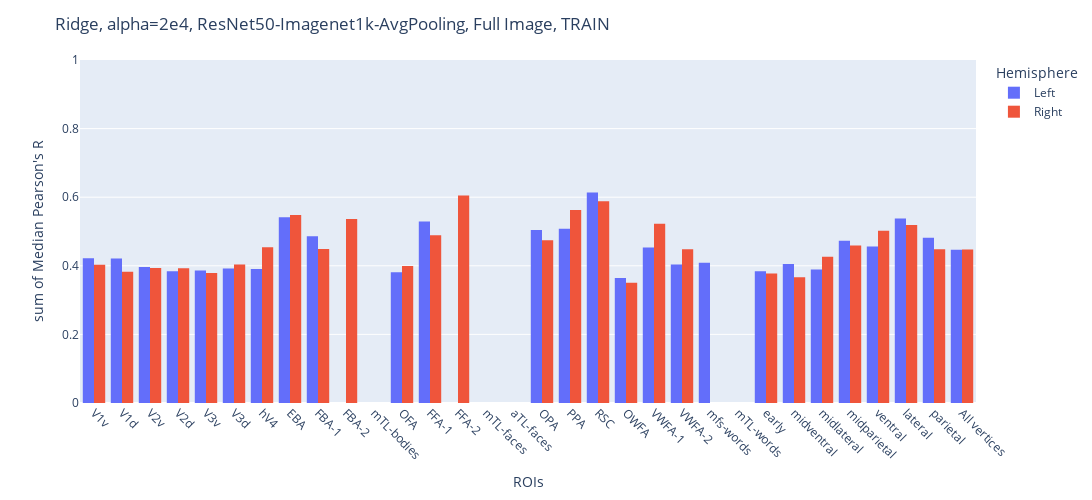

The cell this chart's notebook holds for it:
### Code cell
histogram(DATA_PATH, lh_correlation_train, rh_correlation_train,
          "Ridge, alpha=2e4, ResNet50-Imagenet1k-AvgPooling, Full Image, TRAIN", "./img/ridge_resnet50_full_img_alpha_2e4/")

### Figure 1 — Plotly figure (JSON) as saved in the notebook; plotly's stock layout.template omitted (floating-point values rounded to 4 significant figures)
{"data": [{"alignmentgroup": "True", "bingroup": "x", "histfunc": "sum", "hovertemplate": "Hemisphere=Left<br>ROIs=%{x}<br>sum of Median Pearson's R=%{y}<extra></extra>", "legendgroup": "Left", "marker": {"color": "#636efa", "pattern": {"shape": ""}}, "name": "Left", "offsetgroup": "Left", "orientation": "v", "showlegend": true, "type": "histogram", "x": ["V1v", "V1d", "V2v", "V2d", "V3v", "V3d", "hV4", "EBA", "FBA-1", "FBA-2", "mTL-bodies", "OFA", "FFA-1", "FFA-2", "mTL-faces", "aTL-faces", "OPA", "PPA", "RSC", "OWFA", "VWFA-1", "VWFA-2", "mfs-words", "mTL-words", "early", "midventral", "midlateral", "midparietal", "ventral", "lateral", "parietal", "All vertices"], "xaxis": "x", "y": [0.4222, 0.421, 0.3966, 0.3844, 0.3863, 0.3922, 0.3908, 0.5417, 0.4859, null, null, 0.3812, 0.5288, null, null, null, 0.5041, 0.5083, 0.6139, 0.3645, 0.4534, 0.4036, 0.409, null, 0.3839, 0.4051, 0.3896, 0.4734, 0.4564, 0.5378, 0.482, 0.4466], "yaxis": "y"}, {"alignmentgroup": "True", "bingroup": "x", "histfunc": "sum", "hovertemplate": "Hemisphere=Right<br>ROIs=%{x}<br>sum of Median Pearson's R=%{y}<extra></extra>", "legendgroup": "Right", "marker": {"color": "#EF553B", "pattern": {"shape": ""}}, "name": "Right", "offsetgroup": "Right", "orientation": "v", "showlegend": true, "type": "histogram", "x": ["V1v", "V1d", "V2v", "V2d", "V3v", "V3d", "hV4", "EBA", "FBA-1", "FBA-2", "mTL-bodies", "OFA", "FFA-1", "FFA-2", "mTL-faces", "aTL-faces", "OPA", "PPA", "RSC", "OWFA", "VWFA-1", "VWFA-2", "mfs-words", "mTL-words", "early", "midventral", "midlateral", "midparietal", "ventral", "lateral", "parietal", "All vertices"], "xaxis": "x", "y": [0.4028, 0.3828, 0.3937, 0.3928, 0.3788, 0.4039, 0.4541, 0.548, 0.4487, 0.5365, null, 0.3992, 0.4887, 0.6048, null, null, 0.4748, 0.563, 0.5881, 0.3506, 0.5223, 0.4483, null, null, 0.3777, 0.3663, 0.4266, 0.4591, 0.502, 0.5187, 0.4481, 0.4476], "yaxis": "y"}], "layout": {"barmode": "group", "height": 500, "legend": {"title": {"text": "Hemisphere"}, "tracegroupgap": 0}, "margin": {"t": 60}, "title": {"text": "Ridge, alpha=2e4, ResNet50-Imagenet1k-AvgPooling, Full Image, TRAIN"}, "width": 1500, "xaxis": {"anchor": "y", "categoryarray": ["V1v", "V1d", "V2v", "V2d", "V3v", "V3d", "hV4", "EBA", "FBA-1", "FBA-2", "mTL-bodies", "OFA", "FFA-1", "FFA-2", "mTL-faces", "aTL-faces", "OPA", "PPA", "RSC", "OWFA", "VWFA-1", "VWFA-2", "mfs-words", "mTL-words", "early", "midventral", "midlateral", "midparietal", "ventral", "lateral", "parietal", "All vertices"], "categoryorder": "array", "domain": [0, 1], "tickangle": 45, "title": {"text": "ROIs"}}, "yaxis": {"anchor": "x", "domain": [0, 1], "range": [0, 1], "title": {"text": "sum of Median Pearson's R"}}}}
